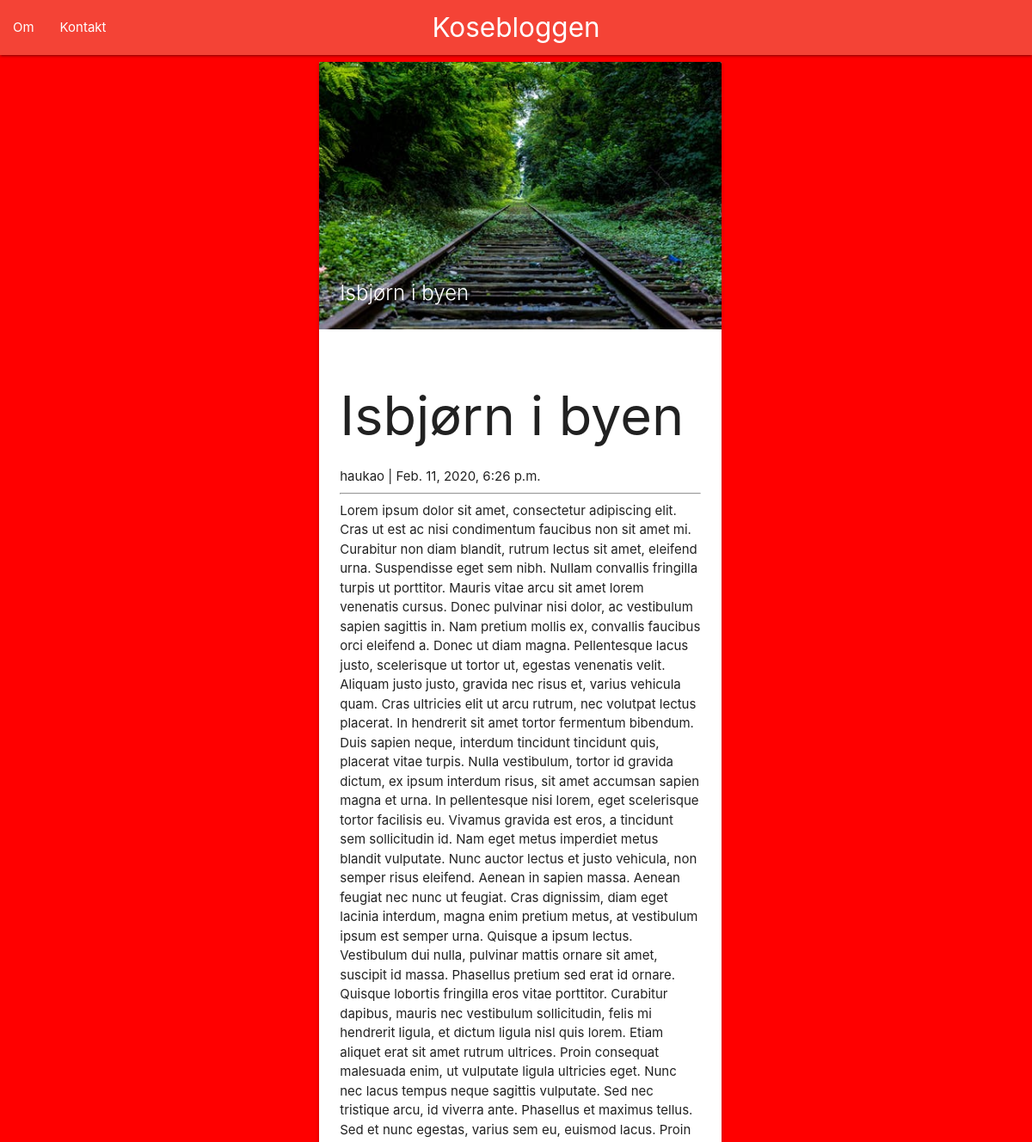
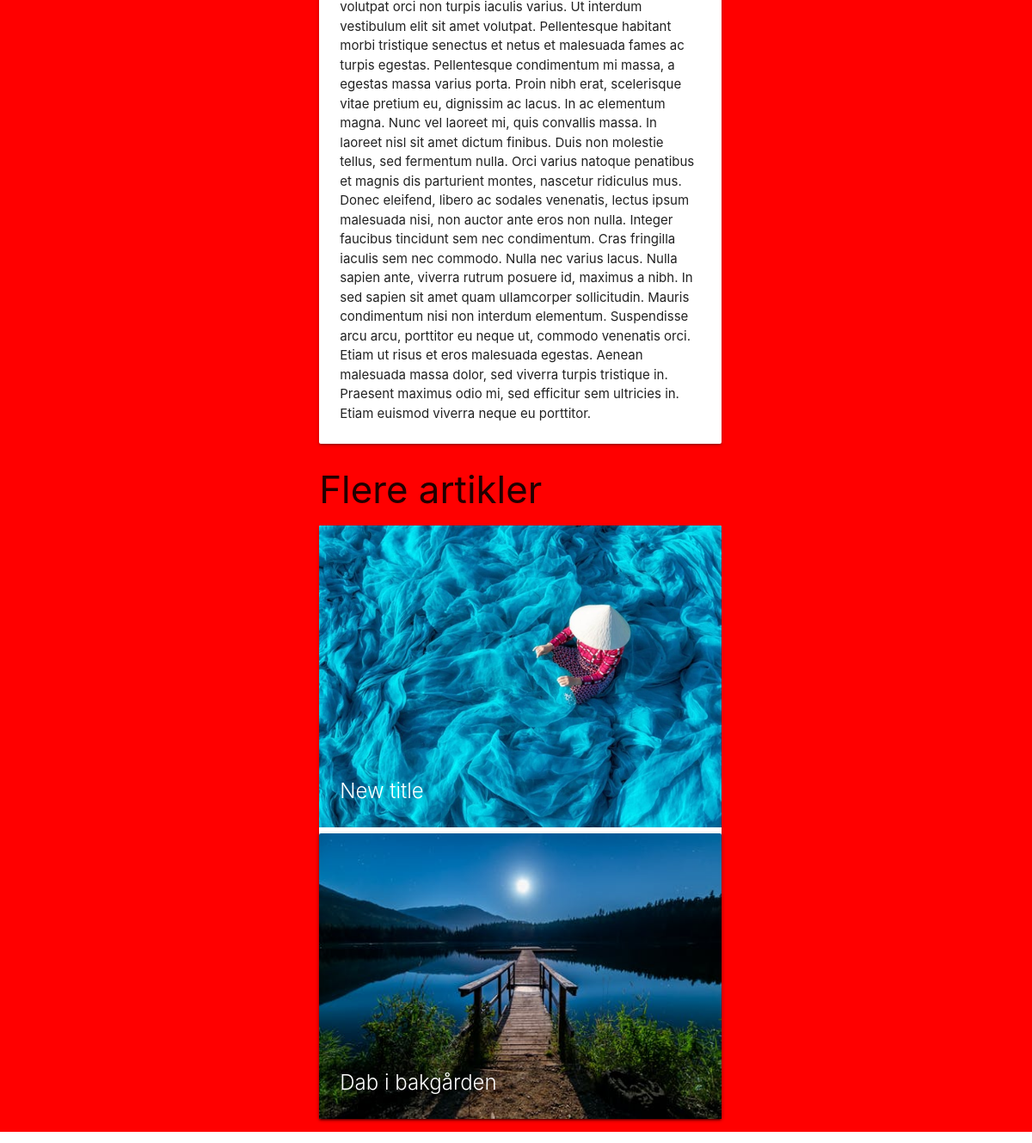
Screenshot of /isbjorn-i-byen/ with the database file from the repository (2 pictures, top to bottom).
### blog/models.py (models this page shows, shortened)
class Post(models.Model):
    title = models.CharField(max_length=200, unique=True)
    author = models.ForeignKey(User, on_delete= models.CASCADE)
    slug = models.SlugField(max_length=200, unique=True)
    content = models.TextField()
    created_on = models.DateTimeField(auto_now_add=True)
    photo = models.ImageField(upload_to="gallery")
    class Meta:
        ordering = ['-created_on']

### blog/views.py (the view)
# urls.py: path('<slug:slug>/', views.PostDetail.as_view(), name='post_detail'),
class PostDetail(generic.DetailView):
    model = Post
    template_name = 'blog/post_detail.html'
    def get_context_data(self, **kwargs):
        context = super().get_context_data(**kwargs)
        context['extra_list'] = set(random.choices(Post.objects.exclude(slug = Post.slug), k=3))
        return context

### blog/templates/blog/post_detail.html
{% extends 'blog/base.html' %} {% block content %}
<div style="margin-left: 30%" class="row">
    <div class="col s7 m7">
        <div class="card">
            <div class="card-image">
                <img src="{{post.photo.url}}">
                <div class="card-title center-align">{{ post.title }}</div>
            </div>
            <div class="card-content">
                <h1>{% block title %} {{ object.title }} {% endblock title %}</h1>
                <p>{{ post.author }} | {{ post.created_on}}</p>
                <hr>
                <p>{{post.content | safe}}</p>
            </div>
        </div>
        <h3>Flere artikler</h3>
        {% for p in extra_list %} {% if p.slug != post.slug%}
        <div class="card">
            <div class="card-image">
                <a href="{% url 'post_detail' p.slug  %}"><img src="{{p.photo.url}}"></a>
                <div class="card-title center-align">{{ p.title }}</div>
            </div>
            {% endif %} {% endfor %}
        </div>
    </div>
</div>
{% endblock content %}

### rows the page displays
Post: photo (picture), title "Isbjørn i byen", author "haukao", created_on "Feb. 11, 2020, 6:26 p.m.", content "Lorem ipsum dolor sit amet, consectetur adipiscing elit. Cras ut est ac nisi condimentum faucibus non sit amet mi. Curabitur non diam blandit, rutrum lectus sit amet, eleifend urna. Suspendisse eget sem nibh. Nullam convallis fringilla turpis ut porttitor. Mauris vitae arcu sit amet lorem venenatis cursus. Donec pulvinar nisi dolor, ac vestibulum sapien sagittis in. Nam pretium mollis ex, convallis faucibus orci eleifend a. Donec ut diam magna. Pellentesque lacus justo, scelerisque ut tortor ut, egestas venenatis velit. Aliquam justo justo, gravida nec risus et, varius vehicula quam. Cras ultricies elit ut arcu rutrum, nec volutpat lectus placerat. In hendrerit sit amet tortor fermentum…"
Post: photo (picture), title "New title"
Post: photo (picture), title "Dab i bakgården"
